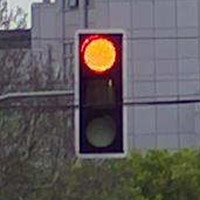
#> input picture homework1/tlights/200_57.jpg, 200 x 200 px
$ jupyter execute homework1.ipynb
#> lines starting #> are read from the running program, lines starting #| are printed output that depends on the picture
# Классификация объектов по цвету

[cell 1]
import cv2 as cv
import numpy as np
import matplotlib.pyplot as plt
import skimage as ski

Подгрузим примеры из набора данных и посмотрим на них

[cell 2]
fig, (ax1, ax2, ax3) = plt.subplots(1, 3)

#red light
red_img_bgr = cv.imread('tlights/200_57.jpg')
#> red_img_bgr is the input picture: shape (200, 200, 3); mean B, G, R 93.3, 91.7, 97.2
red_img_rgb = cv.cvtColor(red_img_bgr, cv.COLOR_BGR2RGB) #to rgb
ax1.imshow(red_img_rgb)
ax1.set_title('Red light')

#green light
green_img_bgr = cv.imread('tlights/200_56.jpg')
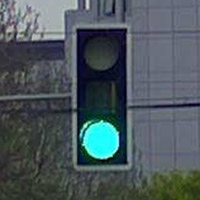
#> input picture homework1/tlights/200_56.jpg, 200 x 200 px
#> green_img_bgr is the input picture: shape (200, 200, 3); mean B, G, R 92.5, 87.5, 75.9
green_img_rgb = cv.cvtColor(green_img_bgr, cv.COLOR_BGR2RGB) #to rgb
ax2.imshow(green_img_rgb)
ax2.set_title('Green light')

#yellow light
yellow_img_bgr = cv.imread('tlights/200_55.jpg')
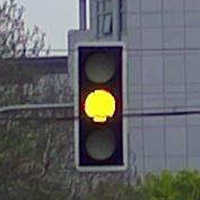
#> input picture homework1/tlights/200_55.jpg, 200 x 200 px
#> yellow_img_bgr is the input picture: shape (200, 200, 3); mean B, G, R 101, 98.9, 97.8
yellow_img_rgb = cv.cvtColor(yellow_img_bgr, cv.COLOR_BGR2RGB) #to rgb
ax3.imshow(yellow_img_rgb)
ax3.set_title('Yellow light')

Построим гистограммы по количеству пикселей определенного значения для каждого цвета. Как можно заметить, так просто по изображению в rgb его не классифицировать.

[cell 3]
#list of color channels in rgb
colors = ("red", "green", "blue")
#histogram plot
fig, (ax1, ax2, ax3) = plt.subplots(3, 1)
fig.set_figheight(15)
fig.set_figwidth(10)

#red
ax1.set_xlim([0, 256])
for (channel_id, color) in enumerate(colors):
    histogram, bin_edges = np.histogram(
        red_img_rgb[:, :, channel_id], bins=256, range=(0, 256)
    )
    ax1.plot(histogram, color=color)

ax1.set_xlabel("color value")
ax1.set_ylabel("pixel count")
ax1.set_title("red")

#green
ax2.set_xlim([0, 256])
for (channel_id, color) in enumerate(colors):
    histogram, bin_edges = np.histogram(
        green_img_rgb[:, :, channel_id], bins=256, range=(0, 256)
    )
    ax2.plot(histogram, color=color)

ax2.set_xlabel("color value")
ax2.set_ylabel("pixel count")
ax2.set_title("green")

#yellow
ax3.set_xlim([0, 256])
for (channel_id, color) in enumerate(colors):
    histogram, bin_edges = np.histogram(
        yellow_img_rgb[:, :, channel_id], bins=256, range=(0, 256)
    )
    ax3.plot(histogram, color=color)

ax3.set_xlabel("color value")
ax3.set_ylabel("pixel count")
ax3.set_title("yellow")
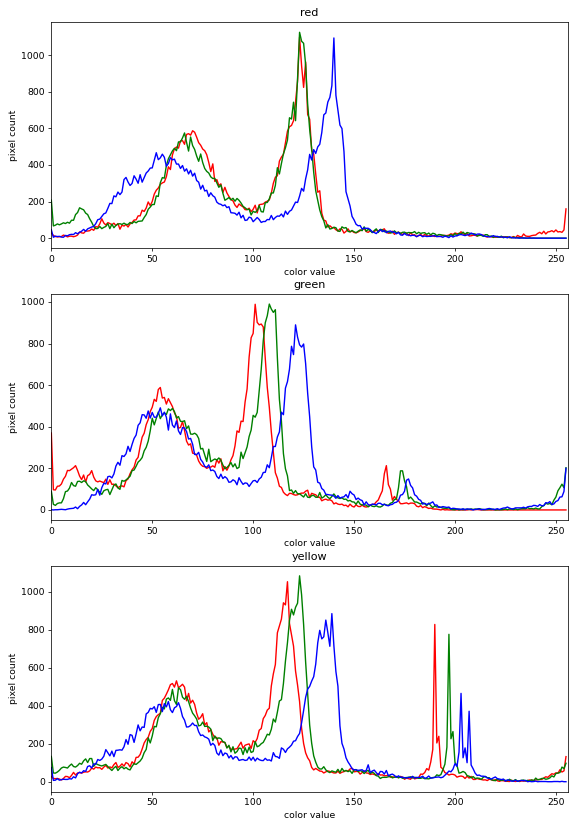
#> figure drawn by matplotlib, 3 panels; panel 1: curve peaks at x = 123, y = 1099; panel 1: curve peaks at x = 123, y = 1125; panel 1: curve peaks at x = 140, y = 1094; panel 2: curve peaks at x = 101, y = 989

Выделим только области с горящим цветом

[cell 4]
wellplate = np.copy(red_img_rgb)
mask = np.zeros(shape = wellplate.shape[0:2], dtype='bool') #mask
circle = ski.draw.disk(center=(50, 100), radius=10, shape=wellplate.shape[0:2]) #circle of light
mask[circle] = 1

masked_img = wellplate[:]
masked_img[np.logical_not(mask)] = 0

fig, ax = plt.subplots()
plt.imshow(masked_img)

#colors
colors = ("red", "green", "blue")

#hist plot for each color
plt.figure()
plt.xlim([0, 256])
for (channel_id, color) in enumerate(colors):
    histogram, bin_edges = np.histogram(
        wellplate[:, :, channel_id][mask], bins=256, range=(0, 256)
    )
    plt.plot(histogram, color=color)

plt.xlabel("color value")
plt.ylabel("pixel count")
#> figure, not shown here; curve peaks at x = 255, y = 59; curve peaks at x = 170, y = 18; curve peaks at x = 31, y = 14

Для красного цвета имеем большое число красных пикселей.

[cell 5]
wellplate = np.copy(green_img_rgb)
mask = np.zeros(shape = wellplate.shape[0:2], dtype='bool') #mask
circle = ski.draw.disk(center=(150, 100), radius=10, shape=wellplate.shape[0:2]) #circle of light
mask[circle] = 1

masked_img = wellplate[:]
masked_img[np.logical_not(mask)] = 0

fig, ax = plt.subplots()
plt.imshow(masked_img)

#colors
colors = ("red", "green", "blue")

#hist plot for each color
plt.figure()
plt.xlim([0, 256])
for (channel_id, color) in enumerate(colors):
    histogram, bin_edges = np.histogram(
        wellplate[:, :, channel_id][mask], bins=256, range=(0, 256)
    )
    plt.plot(histogram, color=color)

plt.xlabel("color value")
plt.ylabel("pixel count")
#> figure, not shown here; curve peaks at x = 31, y = 19; curve peaks at x = 255, y = 67; curve peaks at x = 255, y = 79

Зеленый свет светофора в примере имеет бирюзовый оттенок, много пикселей с высокими значениями синего и зеленого.

[cell 6]
wellplate = np.copy(yellow_img_rgb)
mask = np.zeros(shape = wellplate.shape[0:2], dtype='bool') #mask
circle = ski.draw.disk(center=(100, 100), radius=10, shape=wellplate.shape[0:2]) #circle of light
mask[circle] = 1

masked_img = wellplate[:]
masked_img[np.logical_not(mask)] = 0

fig, ax = plt.subplots()
plt.imshow(masked_img)

#colors
colors = ("red", "green", "blue")

#hist plot for each color
plt.figure()
plt.xlim([0, 256])
for (channel_id, color) in enumerate(colors):
    histogram, bin_edges = np.histogram(
        wellplate[:, :, channel_id][mask], bins=256, range=(0, 256)
    )
    plt.plot(histogram, color=color)

plt.xlabel("color value")
plt.ylabel("pixel count")
#> figure, not shown here; curve peaks at x = 255, y = 62; curve peaks at x = 255, y = 55; curve peaks at x = 34, y = 18

Для желтого цвета получаем большое число пикселей с выраженностью красного и зеленого цвета.

Переведем изображения в формат HSV и воспользуемся всеми тремя параметрами для определения цвета.

[cell 7]
red_img_hsv = cv.cvtColor(red_img_rgb, cv.COLOR_RGB2HSV)
#> red_img_hsv: shape (200, 200, 3); mean H, S, V 97.2, 53.5, 104.6

fig, (ax1, ax2, ax3) = plt.subplots(1, 3)
ax1.imshow(red_img_hsv[:,:,0])
ax1.set_title("Hue")
ax2.imshow(red_img_hsv[:,:,1])
ax2.set_title("Saturation")
ax3.imshow(red_img_hsv[:,:,2])
ax3.set_title("Value")

plt.figure()
plt.imshow(red_img_rgb)
plt.title("RGB")

[cell 8]
green_img_hsv = cv.cvtColor(green_img_rgb, cv.COLOR_RGB2HSV)
#> green_img_hsv: shape (200, 200, 3); mean H, S, V 95.3, 61.4, 95.8

fig, (ax1, ax2, ax3) = plt.subplots(1, 3)
ax1.imshow(green_img_hsv[:,:,0])
ax1.set_title("Hue")
ax2.imshow(green_img_hsv[:,:,1])
ax2.set_title("Saturation")
ax3.imshow(green_img_hsv[:,:,2])
ax3.set_title("Value")

plt.figure()
plt.imshow(green_img_rgb)
plt.title("RGB")

[cell 9]
yellow_img_hsv = cv.cvtColor(yellow_img_rgb, cv.COLOR_RGB2HSV)
#> yellow_img_hsv: shape (200, 200, 3); mean H, S, V 93.8, 47.8, 108.6

fig, (ax1, ax2, ax3) = plt.subplots(1, 3)
ax1.imshow(yellow_img_hsv[:,:,0])
ax1.set_title("Hue")
ax2.imshow(yellow_img_hsv[:,:,1])
ax2.set_title("Saturation")
ax3.imshow(yellow_img_hsv[:,:,2])
ax3.set_title("Value")

plt.figure()
plt.imshow(yellow_img_rgb)
plt.title("RGB")
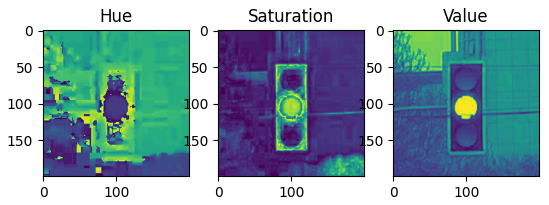
#> figure drawn by matplotlib, 3 panels

 Hue зависит от цвета, а Saturation показывает насколько цвет "чище", соответсвенно поставим порог по Saturation от 100, порог по value поставим 150

Выделим красный цвет

[cell 10]
wellplate = np.copy(red_img_rgb)
mask = np.zeros(shape=wellplate.shape[0:2], dtype="bool")
x = np.where(((red_img_hsv[:,:,0] > 170) | (red_img_hsv[:,:,0] < 10)) & (red_img_hsv[:,:,1] > 100) & (red_img_hsv[:,:,2] > 150)) #red
#> x = 202 positions, rows 33 to 72, columns 81 to 115
mask[x] = 1

masked_img = wellplate[:]
masked_img[np.logical_not(mask)] = 0
plt.imshow(masked_img)

#colors
colors = ("red", "green", "blue")

#hist plot for each color
plt.figure()
plt.xlim([0, 256])
for (channel_id, color) in enumerate(colors):
    histogram, bin_edges = np.histogram(
        wellplate[:, :, channel_id][mask], bins=256, range=(0, 256)
    )
    plt.plot(histogram, color=color)

plt.xlabel("color value")
plt.ylabel("pixel count")
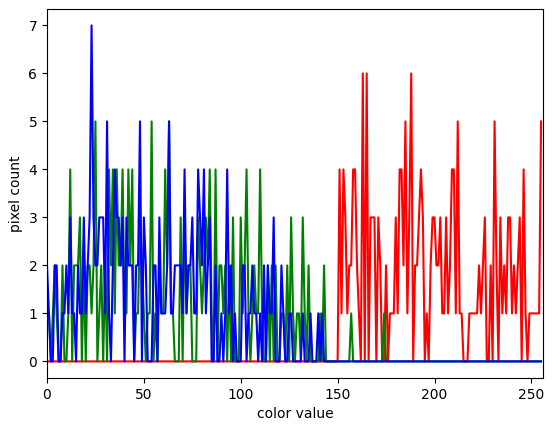
#> figure drawn by matplotlib, 1 panel; curve peaks at x = 163, y = 6; curve peaks at x = 25, y = 5; curve peaks at x = 23, y = 7

Выделим зеленый цвет

[cell 11]
wellplate = np.copy(green_img_rgb)
mask = np.zeros(shape=wellplate.shape[0:2], dtype="bool")
x = np.where( (green_img_hsv[:,:,0] > 50) & (green_img_hsv[:,:,0] < 90) & (green_img_hsv[:,:,1] > 160) & (green_img_hsv[:,:,2] > 150))#cyan
#> x = 276 positions, rows 121 to 156, columns 85 to 116
mask[x] = 1

masked_img = wellplate[:]
masked_img[np.logical_not(mask)] = 0
plt.imshow(masked_img)

#colors
colors = ("red", "green", "blue")

#hist plot for each color
plt.figure()
plt.xlim([0, 256])
for (channel_id, color) in enumerate(colors):
    histogram, bin_edges = np.histogram(
        wellplate[:, :, channel_id][mask], bins=256, range=(0, 256)
    )
    plt.plot(histogram, color=color)

plt.xlabel("color value")
plt.ylabel("pixel count")
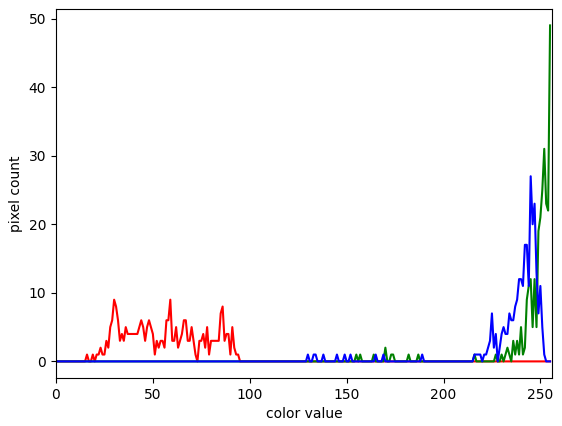
#> figure drawn by matplotlib, 1 panel; curve peaks at x = 30, y = 9; curve peaks at x = 255, y = 49; curve peaks at x = 245, y = 27

Выделим желтый цвет

[cell 12]
wellplate = np.copy(yellow_img_rgb)
mask = np.zeros(shape=wellplate.shape[0:2], dtype="bool")
x = np.where( (yellow_img_hsv[:,:,0] > 15) & (yellow_img_hsv[:,:,0] < 32) & (yellow_img_hsv[:,:,1] > 100) & (yellow_img_hsv[:,:,2] > 150)) #yellow
#> x = 708 positions, rows 90 to 121, columns 85 to 114
mask[x] = 1

masked_img = wellplate[:]
masked_img[np.logical_not(mask)] = 0
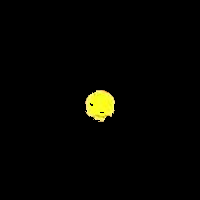
#> masked_img: shape (200, 200, 3); mean R, G, B 4.3, 4.2, 1.1
plt.imshow(masked_img)

#colors
colors = ("red", "green", "blue")

#hist plot for each color
plt.figure()
plt.xlim([0, 256])
for (channel_id, color) in enumerate(colors):
    histogram, bin_edges = np.histogram(
        wellplate[:, :, channel_id][mask], bins=256, range=(0, 256)
    )
    plt.plot(histogram, color=color)

plt.xlabel("color value")
plt.ylabel("pixel count")
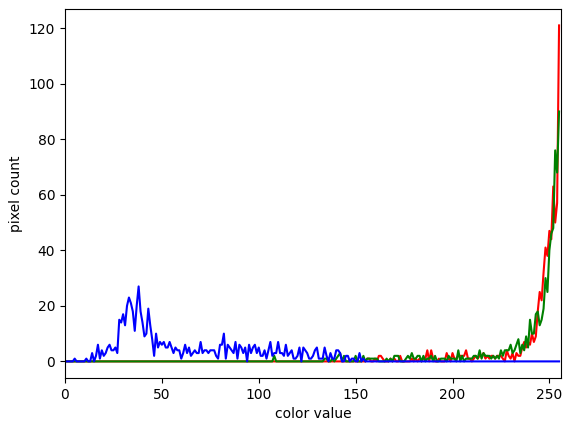
#> figure drawn by matplotlib, 1 panel; curve peaks at x = 255, y = 121; curve peaks at x = 255, y = 90; curve peaks at x = 38, y = 27

Напишем функцию для определения цвета светофора на изображении.

[cell 13]
def traffic_light_color(filepath: str) -> str:
    '''
    This functon takes as an argument path to picture
    returns str: ['yellow', 'red', 'green'])
    '''
#> called with filepath = 'tlights/200_45.jpg'
    img_bgr = cv.imread(filepath)
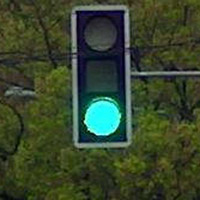
#> input picture homework1/tlights/200_45.jpg, 200 x 200 px
#> img_bgr is the input picture: shape (200, 200, 3); mean B, G, R 45.1, 69.5, 55.8
    img_hsv = cv.cvtColor(img_bgr, cv.COLOR_BGR2HSV)# bgr to hsv
#> img_hsv: shape (200, 200, 3); mean H, S, V 50.9, 125.4, 71.5


    #mask for red
    wellplate = np.copy(img_bgr)
    mask = np.zeros(shape=wellplate.shape[0:2], dtype="bool")
    x = np.where(((img_hsv[:,:,0] > 175) | (img_hsv[:,:,0] < 10)) & (img_hsv[:,:,1] > 100) & (img_hsv[:,:,2] > 150))#red
#> x = (empty array, empty array)
    mask[x] = 1
    red = mask.sum()


    #mask for green
    wellplate = np.copy(img_bgr)
    mask = np.zeros(shape=wellplate.shape[0:2], dtype="bool")
    x = np.where( (img_hsv[:,:,0] > 50) & (img_hsv[:,:,0] < 90) & (img_hsv[:,:,1] > 100) & (img_hsv[:,:,2] > 150))#green
#> x = 528 positions, rows 97 to 134, columns 84 to 120
    mask[x] = 1
    green = mask.sum()

    #mask for yellow
    wellplate = np.copy(img_bgr)
    mask = np.zeros(shape=wellplate.shape[0:2], dtype="bool")
    x = np.where( (img_hsv[:,:,0] > 15) & (img_hsv[:,:,0] < 40) & (img_hsv[:,:,1] > 100) & (img_hsv[:,:,2] > 150))#yellow
#> x = (empty array, empty array)
    mask[x] = 1
    yellow = mask.sum()

    if red >= 20:
        return 'red'##проблема в том, что часто в красном очень много желтого.
    elif red >= green and red >= yellow:
        return 'red'
    elif green >= red and green >= yellow:
        return 'green'
    elif yellow >= red and yellow >= green:
        return 'yellow'

    else:
        return -1

[cell 14]
current_color = traffic_light_color('tlights/200_45.jpg')
current_color

Процесс классификации:

[cell 15]
import os

if not os.path.exists('results'):
    os.mkdir('results')

# files with results
red_file = open('results/red.txt', 'w+')
green_file = open('results/green.txt', 'w+')
yellow_file = open('results/yellow.txt', 'w+')

directory = os.fsencode('tlights')
for file in os.listdir(directory):
    filename = os.fsdecode(file)
    filepath = os.path.join('tlights/', filename)
    current_color = traffic_light_color(filepath)
#> call 2 of traffic_light_color, with filepath = 'tlights/100_26.jpg'
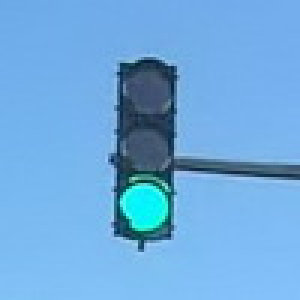
#> input picture homework1/tlights/100_26.jpg, 100 x 100 px (shown 3 times larger)
#> in traffic_light_color, img_bgr is the input picture: shape (100, 100, 3); mean B, G, R 222.2, 170.9, 110.4
#> in traffic_light_color (call 2), `img_hsv = cv.cvtColor(img_bgr, cv.COLOR_BGR2HSV)# bgr to hsv`: img_hsv: shape (100, 100, 3); mean H, S, V 104, 129.8, 222.4
#> in traffic_light_color (call 2), `x = np.where( (img_hsv[:,:,0] > 50) & (img_hsv[:,:,0] < 90) & (img_hsv..`: x = 97 positions, rows 59 to 76, columns 41 to 55
#> in traffic_light_color (call 2), `x = np.where( (img_hsv[:,:,0] > 15) & (img_hsv[:,:,0] < 40) & (img_hsv..`: x = (empty array, empty array)
